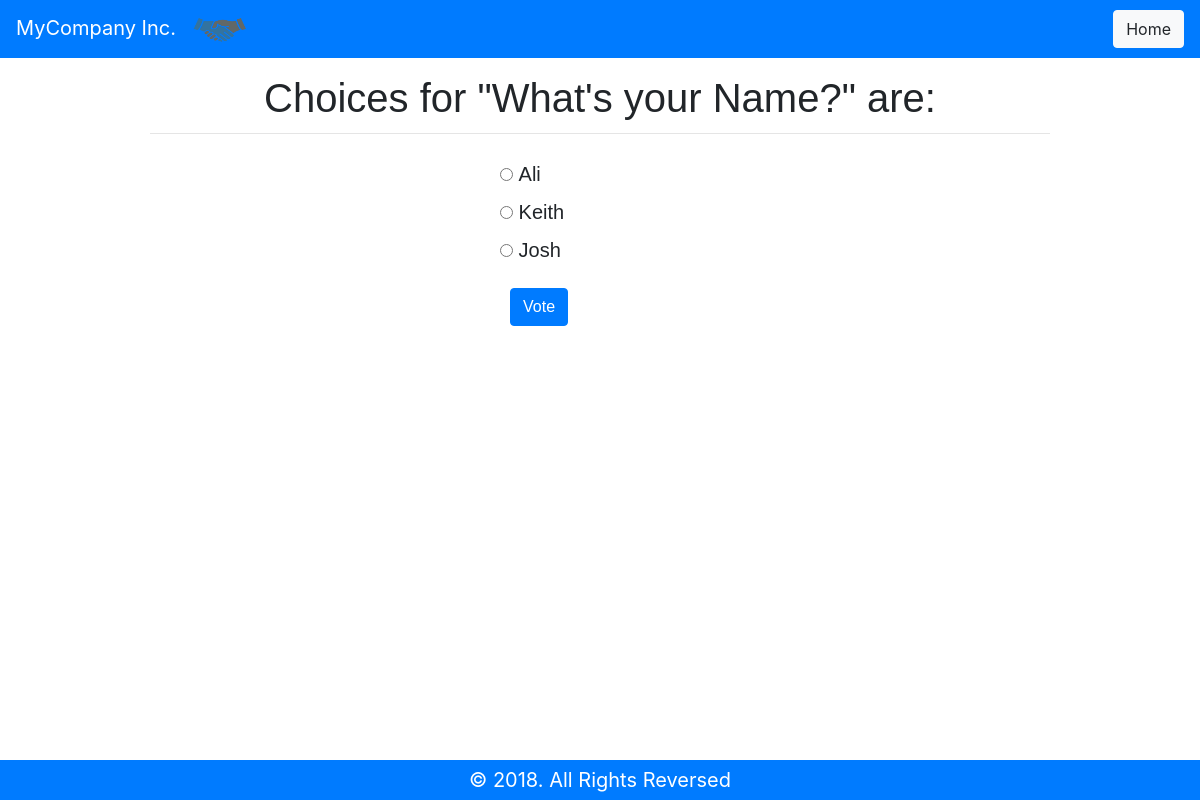
The app's page /polls/2/ with its own data.
### polls/models.py (models this page shows, shortened)
class Question(models.Model):
    question_text = models.CharField(max_length=200)
    pub_date = models.DateTimeField('date published')
    owner = models.CharField(max_length=50, default='John Doe')

class Choice(models.Model):
    question = models.ForeignKey(Question, on_delete=models.CASCADE)
    choice_text = models.CharField(max_length=200)
    votes = models.IntegerField(default=0)

### polls/views.py (the view)
# urls.py: path('<question_id>/', views.detail, name='detail'),
def detail(request, question_id):
    question = get_object_or_404(Question, pk = question_id)
    return render(request, 'polls/detail.html', {'question':question})

### polls/templates/polls/detail.html (shortened to what this page needs)
{% extends 'polls/base.html' %}
{% block main_content%}
<div class="contatiner-fluid"><h1> Choices for "{{question.question_text}}" are: </h1><hr class="q1"></div>
<div class="contatiner-fluid radiodiv mx-auto">
<form action = "{% url 'vote' question.id %}" method="post">
  {% for choice in question.choice_set.all %}
    <input type="radio" name="choice" id="choice{{forloop.counter}}" value ="{{choice.id}}">
    <label for="choice{{forloop.counter}}"> {{choice.choice_text}} </label> <br>
  {% endfor %}
  <input type="submit" value="Vote" class="btn btn-primary" style="margin-top:15px;margin-left:10px">
</form>
</div>
{% endblock %}

### polls/static/polls/style.css (style rules this page uses)
.radiodiv { width: 300px; padding:25px 50px 0px 50px; font: 200 20px/1.5 Helvetica, Verdana, sans-serif; }
.q1 { width: 900px; margin: auto; }
hr { color: #4285F4; margin-bottom: 10px; }
h1 { font: 400 40px/1.5 Helvetica, Verdana, sans-serif; margin: 0; padding-top: 10px; text-align: center; padding-bottom: 5px; }

### records on screen
Question: question_text "What's your Name?"
Choice: choice_text "Ali"
Choice: choice_text "Keith"
Choice: choice_text "Josh"
